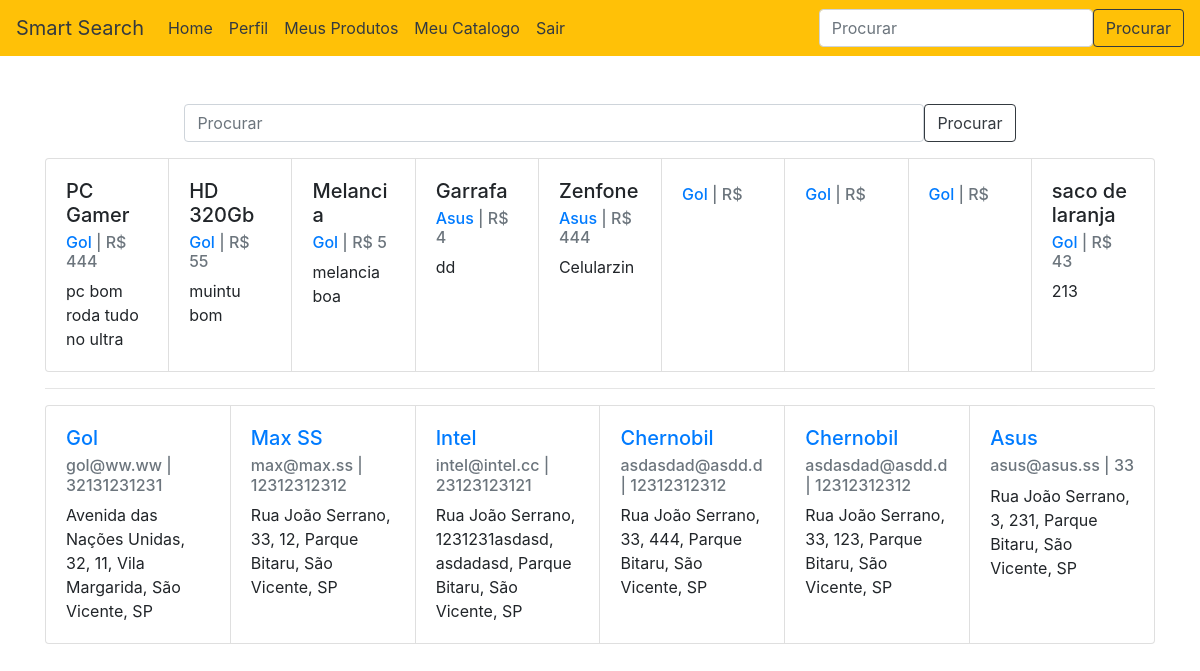
Page /procurar/index.php (signed in) on the committed database.
### tables this page shows
CREATE TABLE usuario (
    cd_usuario INTEGER PRIMARY KEY,
    nm_email VARCHAR(50),
    nm_usuario VARCHAR,
    cd_senha VARCHAR(50)
);

CREATE TABLE produto (
    cd_produto INTEGER PRIMARY KEY,
    nm_produto VARCHAR(50),
    vl_produto DECIMAL,
    ds_produto VARCHAR(100),
    fk_loja_produto INTEGER,
CONSTRAINT FK_loja_produto
    FOREIGN KEY (fk_loja_produto)
    REFERENCES loja (cd_cnpj)
);

CREATE TABLE loja (
    cd_cnpj INTEGER PRIMARY KEY,
    cd_cep VARCHAR(9),
    cd_telefone INTEGER,
    fk_usuario_loja INTEGER,
    fk_plano_loja INTEGER,
CONSTRAINT FK_usuario_loja
    FOREIGN KEY (fk_usuario_loja)
    REFERENCES usuario (cd_usuario),
CONSTRAINT FK_plano_loja
    FOREIGN KEY (fk_plano_loja)
    REFERENCES plano (cd_plano)
);

CREATE TABLE endereco (
    nm_endereco INTEGER,
    cd_numero_endereco INTEGER,
    nm_cidade VARCHAR(50),
    nm_bairro VARCHAR(50),
    cd_complemento VARCHAR(50),
    fk_loja_endereco INTEGER,
    cd_loja INTEGER PRIMARY KEY, sg_uf varchar(2),
CONSTRAINT FK_loja_endereco
    FOREIGN KEY (fk_loja_endereco)
    REFERENCES loja (cd_cnpj)
);

### procurar/index.php (the view, shortened to what this page needs)
<?php
  try {
    require $_SERVER['DOCUMENT_ROOT'] . '/php/connection-database.php';
    $pesquisa = preg_replace('/[^[:alpha:]_]/', '', $_GET['termo']);
    $selectLoja = "select * from usuario u join loja l on l.fk_usuario_loja = u.cd_usuario join endereco e on e.fk_loja_endereco = l.cd_cnpj where u.cd_usuario%2 = 1 and u.nm_usuario like '%$pesquisa%'";
    $cmd = $conexao->prepare($selectLoja);
    $vLoja = $cmd->execute();
    $vLoja = $cmd->fetchAll();
    $selectProdutos = "select * from usuario join loja on fk_usuario_loja = cd_usuario join produto on fk_loja_produto = loja.cd_cnpj where produto.nm_produto like '%$pesquisa%' or produto.ds_produto like '%$pesquisa%';";
    $cmd = $conexao->prepare($selectProdutos);
    $cmd->execute();
    $vProd = $cmd->fetchAll();
  } catch (Exception $e) {
    echo $e->getMessage();
  }
 ?>
<!DOCTYPE html>
<html lang="en">
<head>
	<?php include '../php/links-head.php'; ?>
</head>
<body>
	<?php include '../php/nav-bar.php'; ?>
<div class="container">
  <div class="card-group">
  <?php
    foreach ($vProd as $prod) {
      ?>
      <div class="card" style="width: 18rem;">
        <div class="card-body">
          <h5 class="card-title"><?=$prod['nm_produto']?></h5>
          <h6 class="card-subtitle mb-2 text-muted"><a href="../catalogo/loja.php?loja=<?=$prod['cd_usuario']?>"><?=$prod['nm_usuario']?></a> | R$ <?=$prod['vl_produto']?></h6>
          <p class="card-text"><?=$prod['ds_produto']?></p>
        </div>
      </div>
      <?php
    }
   ?>
   </div>
   <hr>
  <div class="card-group">
  <?php
    foreach ($vLoja as $loja) {
      ?>
      <div class="card" style="width: 18rem;">
        <div class="card-body">
          <a href="../catalogo/loja.php?loja=<?=$loja['cd_usuario']?>"><h5 class="card-title"><?=$loja['nm_usuario']?></h5></a>
          <h6 class="card-subtitle mb-2 text-muted"><?=$loja['nm_email']?> | <?=$loja['cd_telefone']?></h6>
          <p class="card-text"><?=$loja['nm_endereco']?>, <?=$loja['cd_numero_endereco']?>, <?=$loja['cd_complemento']?>, <?=$loja['nm_bairro']?>, <?=$loja['nm_cidade']?>, <?=$loja['sg_uf']?></p>
        </div>
      </div>
      <?php
    }
   ?>
   </div>
</div>
</body>
</html>

### rows in the picture
usuario: produto.nm_produto "PC Gamer", nm_usuario "Gol", produto.vl_produto "444", produto.ds_produto "pc bom roda tudo no ultra", produto.nm_produto "HD 320Gb", produto.vl_produto "55", produto.ds_produto "muintu bom", produto.nm_produto "Melancia", produto.vl_produto "5", produto.ds_produto "melancia boa", produto.nm_produto "saco de laranja", produto.vl_produto "43", produto.ds_produto "213", nm_email "gol@ww.ww", loja.cd_telefone "32131231231", endereco.nm_endereco "Avenida das Nações Unidas", endereco.cd_numero_endereco "32", endereco.cd_complemento "11", endereco.nm_bairro "Vila Margarida", endereco.nm_cidade "São Vicente", endereco.sg_uf "SP"
usuario: produto.nm_produto "Garrafa", nm_usuario "Asus", produto.vl_produto "4", produto.ds_produto "dd", produto.nm_produto "Zenfone", produto.vl_produto "444", produto.ds_produto "Celularzin", nm_email "asus@asus.ss", loja.cd_telefone "33", endereco.nm_endereco "Rua João Serrano", endereco.cd_numero_endereco "3", endereco.cd_complemento "231", endereco.nm_bairro "Parque Bitaru", endereco.nm_cidade "São Vicente", endereco.sg_uf "SP"
usuario: nm_usuario "Max SS", nm_email "max@max.ss", loja.cd_telefone "12312312312", endereco.nm_endereco "Rua João Serrano", endereco.cd_numero_endereco "33", endereco.cd_complemento "12", endereco.nm_bairro "Parque Bitaru", endereco.nm_cidade "São Vicente", endereco.sg_uf "SP"
usuario: nm_usuario "Intel", nm_email "intel@intel.cc", loja.cd_telefone "23123123121", endereco.nm_endereco "Rua João Serrano", endereco.cd_numero_endereco "1231231asdasd", endereco.cd_complemento "asdadasd", endereco.nm_bairro "Parque Bitaru", endereco.nm_cidade "São Vicente", endereco.sg_uf "SP"
usuario: nm_usuario "Chernobil", nm_email "asdasdad@asdd.d", loja.cd_telefone "12312312312", endereco.nm_endereco "Rua João Serrano", endereco.cd_numero_endereco "33", endereco.cd_complemento "444", endereco.nm_bairro "Parque Bitaru", endereco.nm_cidade "São Vicente", endereco.sg_uf "SP", endereco.cd_complemento "123"
